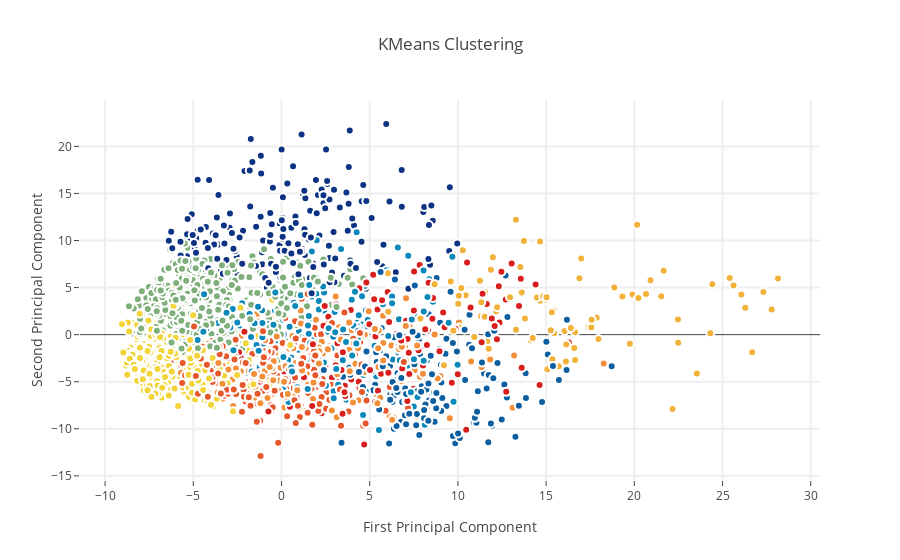

The code cell stored with this chart in its notebook:
### Markdown cell above
###K-Means Clustering to identify possible classes

Imagine just for a moment that we were not provided with the class labels to this digit set because after all PCA is an unsupervised method. Therefore how would we be able to separate out our data points in the new feature space? We can apply a clustering algorithm on our new PCA projection data and hopefully arrive at distinct clusters which would tell us something about the underlying class separation in the data. 

To start off, we set up a KMeans clustering method with Sklearn's *KMeans* call and use the *fit_predict* method to compute cluster centers and predict cluster indices for the first and second PCA projections (to see if we can observe any appreciable clusters).

### Code cell
from sklearn.cluster import KMeans # KMeans clustering 
# Set a KMeans clustering with 9 components ( 9 chosen sneakily ;) as hopefully we get back our 9 class labels)
kmeans = KMeans(n_clusters=9)
# Compute cluster centers and predict cluster indices
X_clustered = kmeans.fit_predict(X_5d)

trace_Kmeans = go.Scatter(x=X_5d[:, 0], y= X_5d[:, 1], mode="markers",
                    showlegend=False,
                    marker=dict(
                            size=8,
                            color = X_clustered,
                            colorscale = 'Portland',
                            showscale=False, 
                            line = dict(
            width = 2,
            color = 'rgb(255, 255, 255)'
        )
                   ))

layout = go.Layout(
    title= 'KMeans Clustering',
    hovermode= 'closest',
    xaxis= dict(
         title= 'First Principal Component',
        ticklen= 5,
        zeroline= False,
        gridwidth= 2,
    ),
    yaxis=dict(
        title= 'Second Principal Component',
        ticklen= 5,
        gridwidth= 2,
    ),
    showlegend= True
)

data = [trace_Kmeans]
fig1 = dict(data=data, layout= layout)
# fig1.append_trace(contour_list)
py.iplot(fig1, filename="svm")

### Figure 1 — Plotly figure (JSON) as saved in the notebook; plotly's stock layout.template omitted (floating-point values rounded to 4 significant figures; data arrays with more than 128 entries replaced by an {"elided": "..."} marker saying what was removed)
{"data": [{"marker": {"color": {"elided": "2000 int values"}, "colorscale": "Portland", "line": {"color": "rgb(255, 255, 255)", "width": 2}, "showscale": false, "size": 8}, "mode": "markers", "showlegend": false, "type": "scatter", "x": {"elided": "2000 float values"}, "y": {"elided": "2000 float values"}}], "layout": {"hovermode": "closest", "showlegend": true, "title": "KMeans Clustering", "xaxis": {"gridwidth": 2, "ticklen": 5, "title": "First Principal Component", "zeroline": false}, "yaxis": {"gridwidth": 2, "ticklen": 5, "title": "Second Principal Component"}}}
